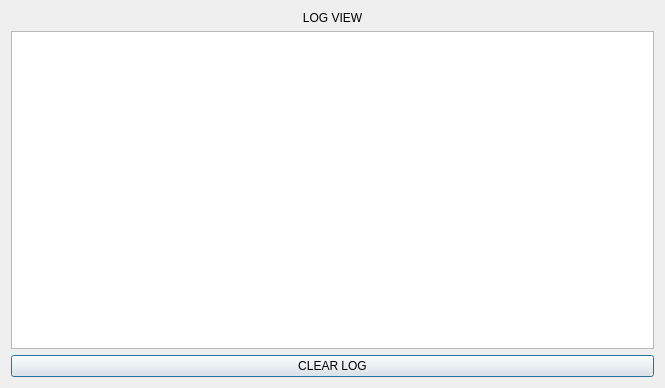
<?xml version="1.0" encoding="UTF-8"?>
<ui version="4.0">
 <class>Dialog</class>
 <widget class="QDialog" name="Dialog">
  <property name="geometry">
   <rect>
    <x>0</x>
    <y>0</y>
    <width>665</width>
    <height>388</height>
   </rect>
  </property>
  <property name="windowTitle">
   <string>Dialog</string>
  </property>
  <property name="styleSheet">
   <string notr="true"/>
  </property>
  <layout class="QVBoxLayout" name="verticalLayout">
   <item>
    <widget class="QLabel" name="label">
     <property name="styleSheet">
      <string notr="true">font: 14pt &quot;Calibri&quot;;</string>
     </property>
     <property name="text">
      <string>LOG VIEW</string>
     </property>
     <property name="alignment">
      <set>Qt::AlignCenter</set>
     </property>
    </widget>
   </item>
   <item>
    <widget class="QTextBrowser" name="textBrowser">
     <property name="styleSheet">
      <string notr="true"/>
     </property>
     <property name="html">
      <string>&lt;!DOCTYPE HTML PUBLIC &quot;-//W3C//DTD HTML 4.0//EN&quot; &quot;http://www.w3.org/TR/REC-html40/strict.dtd&quot;&gt;
&lt;html&gt;&lt;head&gt;&lt;meta name=&quot;qrichtext&quot; content=&quot;1&quot; /&gt;&lt;style type=&quot;text/css&quot;&gt;
p, li { white-space: pre-wrap; }
&lt;/style&gt;&lt;/head&gt;&lt;body style=&quot; font-family:'MS Shell Dlg 2'; font-size:8.25pt; font-weight:400; font-style:normal;&quot;&gt;
&lt;p style=&quot;-qt-paragraph-type:empty; margin-top:0px; margin-bottom:0px; margin-left:0px; margin-right:0px; -qt-block-indent:0; text-indent:0px; font-family:'Calibri'; font-size:12pt;&quot;&gt;&lt;br /&gt;&lt;/p&gt;&lt;/body&gt;&lt;/html&gt;</string>
     </property>
    </widget>
   </item>
   <item>
    <layout class="QHBoxLayout" name="horizontalLayout">
     <item>
      <widget class="QPushButton" name="clear_btn">
       <property name="text">
        <string>CLEAR LOG</string>
       </property>
      </widget>
     </item>
    </layout>
   </item>
  </layout>
 </widget>
 <resources/>
 <connections/>
</ui>
